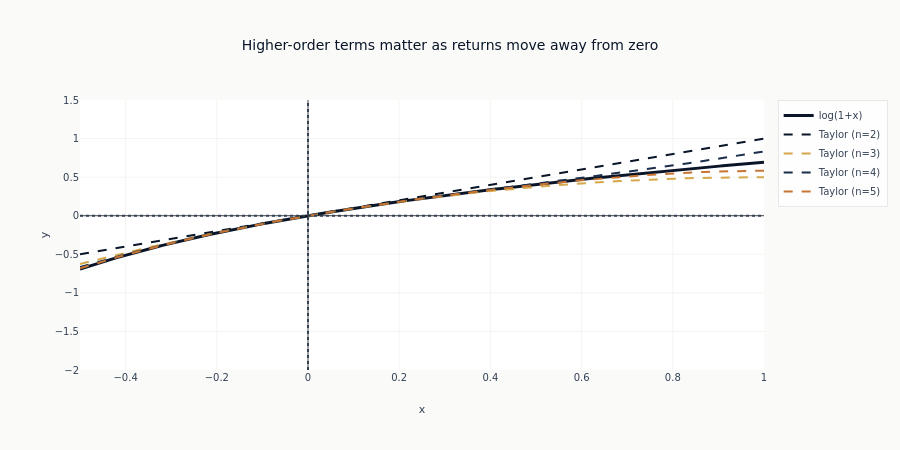

This figure's notebook cell:
### Code cell
# Compare Taylor approximations
x_vals = np.linspace(-0.5, 1.0, 200)
true_log = np.log(1 + x_vals)

fig = go.Figure()

fig.add_scatter(
    x=x_vals,
    y=true_log,
    mode="lines",
    name="log(1+x)",
    line=dict(width=3, color=COLORS["blue"]),
)

colors = ml4t_palette(4, categorical=True)
for i, n in enumerate([2, 3, 4, 5]):
    taylor = taylor_polynomial(n)
    approx = taylor(x_vals)
    fig.add_scatter(
        x=x_vals,
        y=approx,
        mode="lines",
        name=f"Taylor (n={n})",
        line=dict(width=2, dash="dash", color=colors[i]),
    )

fig.update_layout(
    title="Higher-order terms matter as returns move away from zero",
    xaxis_title="x",
    yaxis_title="y",
    yaxis_range=[-2, 1.5],
    height=450,
)
fig.add_vline(x=0, line_dash="dot", line_color=COLORS["neutral"])
fig.add_hline(y=0, line_dash="dot", line_color=COLORS["neutral"])
fig.show()

### Figure 1 — Plotly figure (JSON) as saved in the notebook; plotly's stock layout.template omitted (floating-point values rounded to 4 significant figures; data arrays with more than 128 entries replaced by an {"elided": "..."} marker saying what was removed)
{"data": [{"line": {"color": "#0a1628", "width": 3}, "mode": "lines", "name": "log(1+x)", "type": "scatter", "x": {"elided": "200 float values"}, "y": {"elided": "200 float values"}}, {"line": {"color": "#0a1628", "dash": "dash", "width": 2}, "mode": "lines", "name": "Taylor (n=2)", "type": "scatter", "x": {"elided": "200 float values"}, "y": {"elided": "200 float values"}}, {"line": {"color": "#D4A84B", "dash": "dash", "width": 2}, "mode": "lines", "name": "Taylor (n=3)", "type": "scatter", "x": {"elided": "200 float values"}, "y": {"elided": "200 float values"}}, {"line": {"color": "#1a2d4a", "dash": "dash", "width": 2}, "mode": "lines", "name": "Taylor (n=4)", "type": "scatter", "x": {"elided": "200 float values"}, "y": {"elided": "200 float values"}}, {"line": {"color": "#C87533", "dash": "dash", "width": 2}, "mode": "lines", "name": "Taylor (n=5)", "type": "scatter", "x": {"elided": "200 float values"}, "y": {"elided": "200 float values"}}], "layout": {"height": 450, "shapes": [{"line": {"color": "#334155", "dash": "dot"}, "type": "line", "x0": 0, "x1": 0, "xref": "x", "y0": 0, "y1": 1, "yref": "y domain"}, {"line": {"color": "#334155", "dash": "dot"}, "type": "line", "x0": 0, "x1": 1, "xref": "x domain", "y0": 0, "y1": 0, "yref": "y"}], "title": {"text": "Higher-order terms matter as returns move away from zero"}, "xaxis": {"title": {"text": "x"}}, "yaxis": {"range": [-2, 1.5], "title": {"text": "y"}}}}
